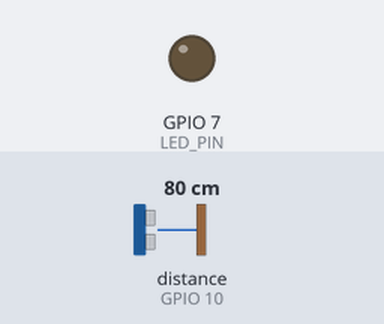
Bench run of a sketch on a simulated ESP32-S3. Shown: output pins drawn as LEDs (lit = HIGH). Wiring (inferred from the names in the program): ultrasonic range finder: trigger GPIO 10; echo GPIO 10. The inputs (shaded band) are chosen by the test bench; at power-on: distance to the obstacle (sensor on GPIO 10) 80 cm. The echo pulse lasts 58.3 µs per cm; WiFi joins after 1.5 s; servers stay silent unless stated; what the sketch prints to the serial monitor is not drawn.

Above: at 2.7 s.
2.8 s: distance to the obstacle (sensor on GPIO 10) set to 12 cm
4.3 s: distance to the obstacle (sensor on GPIO 10) set to 9 cm
At 5.7 s:
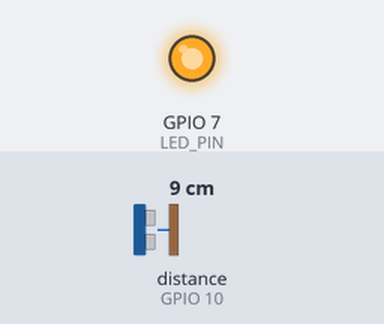
6.0 s: distance to the obstacle (sensor on GPIO 10) set to 18 cm
At 7.0 s:
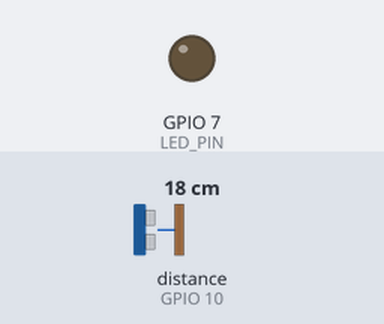
7.5 s: distance to the obstacle (sensor on GPIO 10) set to 2 cm
At 8.1 s:
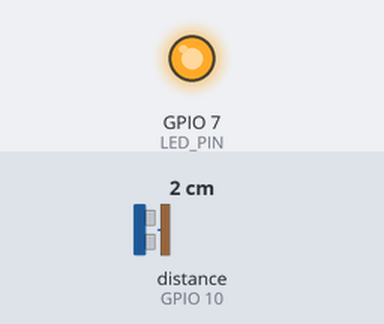
Timing chart, 0 to 10.0 s (numbered marks = the images above; inputs shaded):
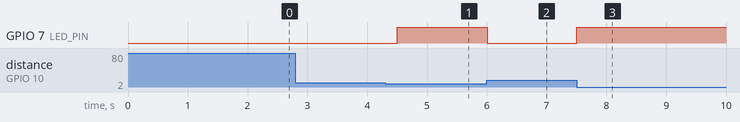

The sketch:

code.ino
```cpp
#include <WiFi.h>
#include <HTTPClient.h>

#define ULTRA_PIN 10
#define LED_PIN 7

const char* ssid = "TON_SSID_2.4GHz";
const char* password = "TON_MOT_DE_PASSE";
String apiKey = "ZY59RYO41TC9A23L";

unsigned long previousSensorMillis = 0;
unsigned long previousThingSpeakMillis = 0;
const unsigned long sensorInterval = 500;      // 0.5 s
const unsigned long thingSpeakInterval = 15000; // 15 s

float distance = 0;

void setup() {
  Serial.begin(115200);
  pinMode(ULTRA_PIN, INPUT);
  pinMode(LED_PIN, OUTPUT);

  WiFi.begin(ssid, password);
  Serial.print("Connecting to WiFi");
  while (WiFi.status() != WL_CONNECTED) {
    delay(500);
    Serial.print(".");
  }
  Serial.println("\nWiFi Connected");
}

void loop() {
  unsigned long currentMillis = millis();

  // ===== Measure sensor every 0.5s =====
  if (currentMillis - previousSensorMillis >= sensorInterval) {
    previousSensorMillis = currentMillis;

    // Trigger ultrason
    pinMode(ULTRA_PIN, OUTPUT);
    digitalWrite(ULTRA_PIN, LOW);
    delayMicroseconds(2);
    digitalWrite(ULTRA_PIN, HIGH);
    delayMicroseconds(10);
    digitalWrite(ULTRA_PIN, LOW);

    // Echo
    pinMode(ULTRA_PIN, INPUT);
    long duration = pulseIn(ULTRA_PIN, HIGH, 30000);
    distance = duration * 0.034 / 2;

    Serial.print("Distance: ");
    Serial.println(distance);

    // LED control
    digitalWrite(LED_PIN, (distance > 0 && distance < 10) ? HIGH : LOW);
  }

  // ===== Send to ThingSpeak every 15s =====
  if (currentMillis - previousThingSpeakMillis >= thingSpeakInterval) {
    previousThingSpeakMillis = currentMillis;

    if (WiFi.status() == WL_CONNECTED) {
      HTTPClient http;
      String url = "http://api.thingspeak.com/update?api_key=" + apiKey +
                   "&field1=" + String(distance);
      http.begin(url);
      int httpCode = http.GET();
      http.end();

      Serial.println(httpCode > 0 ? "📤 Data sent to ThingSpeak" : "❌ Failed to send");
    }
  }
}
```

Measured:
- the behaviour switches between 11 and 10 cm on distance to the obstacle (sensor on GPIO 10) (found by bisection; images 0 and 1)
- after the input at 2.8 s, every drawn part: stays the same
- after the input at 4.3 s, GPIO 7 (LED_PIN): LOW → HIGH after 0.20 s
- after the input at 6.0 s, GPIO 7 (LED_PIN): HIGH → LOW at once
- after the input at 7.5 s, GPIO 7 (LED_PIN): LOW → HIGH at once
